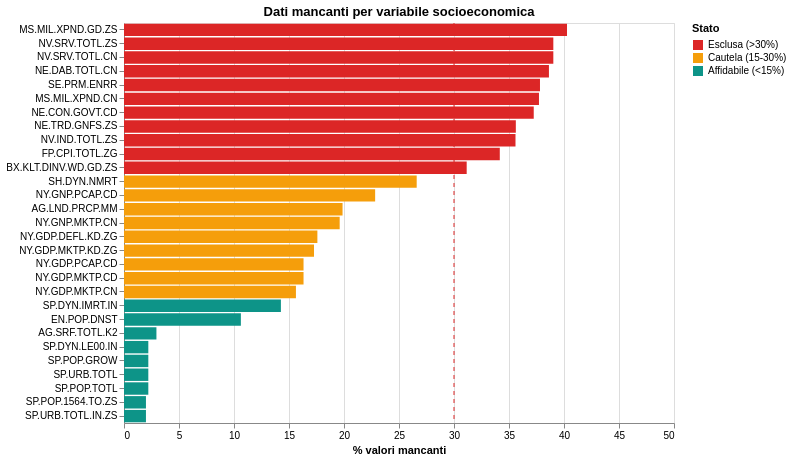

The code cell stored with this chart in its notebook:
### Markdown cell above
Prima di analizzare i dati controllo quanti valori mancano per ogni indicatore
World Bank. Le variabili con più del 30% di buchi le escludiamo dalle analisi.

### Code cell
# Calcoliamo % mancanti per ogni indicatore socioeconomico
socio_cols = [c for c in df.columns if c not in
    ["edition","edition_id","year","country","country_noc",
     "gold","silver","bronze","total","paese_olimpiade","citta_olimpiade","is_winter"]]

missing_df = pd.DataFrame({
    "variabile": socio_cols,
    "pct_missing": [df[c].isna().mean()*100 for c in socio_cols]
}).sort_values("pct_missing", ascending=False)

# Coloriamo in base alla soglia di utilizzo
missing_df["stato"] = missing_df["pct_missing"].apply(
    lambda v: "Esclusa (>30%)" if v>30 else "Cautela (15-30%)" if v>15 else "Affidabile (<15%)")

color_scale = alt.Scale(
    domain=["Esclusa (>30%)","Cautela (15-30%)","Affidabile (<15%)"],
    range=[RED, GOLD, TEAL])

chart_missing = (
    alt.Chart(missing_df)
    .mark_bar()
    .encode(
        x=alt.X("pct_missing:Q", title="% valori mancanti", scale=alt.Scale(domain=[0,50])),
        y=alt.Y("variabile:N", sort="-x", title=None),
        color=alt.Color("stato:N", scale=color_scale, legend=alt.Legend(title="Stato")),
        tooltip=["variabile:N",
                 alt.Tooltip("pct_missing:Q", title="% mancanti", format=".1f"),
                 "stato:N"]
    )
    .properties(title="Dati mancanti per variabile socioeconomica", width=550, height=400)
)

# Linea verticale a 30%
rule = alt.Chart(pd.DataFrame({"x":[30]})).mark_rule(color=RED, strokeDash=[4,4]).encode(x="x:Q")

(chart_missing + rule).display()

### Figure 1 — Vega-Lite specification as saved in the notebook (floating-point values rounded to 4 significant figures)
{"config": {"view": {"continuousWidth": 300, "continuousHeight": 300}}, "layer": [{"data": {"name": "data-f790ff9e07439cf8719d799b351581ff"}, "mark": {"type": "bar"}, "encoding": {"color": {"field": "stato", "legend": {"title": "Stato"}, "scale": {"domain": ["Esclusa (>30%)", "Cautela (15-30%)", "Affidabile (<15%)"], "range": ["#DC2626", "#F59E0B", "#0D9488"]}, "type": "nominal"}, "tooltip": [{"field": "variabile", "type": "nominal"}, {"field": "pct_missing", "format": ".1f", "title": "% mancanti", "type": "quantitative"}, {"field": "stato", "type": "nominal"}], "x": {"field": "pct_missing", "scale": {"domain": [0, 50]}, "title": "% valori mancanti", "type": "quantitative"}, "y": {"field": "variabile", "sort": "-x", "title": null, "type": "nominal"}}, "title": "Dati mancanti per variabile socioeconomica"}, {"data": {"name": "data-14440eaf776b35b4ed0535da29995c9b"}, "mark": {"type": "rule", "color": "#DC2626", "strokeDash": [4, 4]}, "encoding": {"x": {"field": "x", "type": "quantitative"}}}], "height": 400, "width": 550, "$schema": "https://vega.github.io/schema/vega-lite/v6.1.0.json", "datasets": {"data-f790ff9e07439cf8719d799b351581ff": [{"variabile": "MS.MIL.XPND.GD.ZS", "pct_missing": 40.27, "stato": "Esclusa (>30%)"}, {"variabile": "NV.SRV.TOTL.ZS", "pct_missing": 39.03, "stato": "Esclusa (>30%)"}, {"variabile": "NV.SRV.TOTL.CN", "pct_missing": 39.03, "stato": "Esclusa (>30%)"}, {"variabile": "NE.DAB.TOTL.CN", "pct_missing": 38.63, "stato": "Esclusa (>30%)"}, {"variabile": "SE.PRM.ENRR", "pct_missing": 37.82, "stato": "Esclusa (>30%)"}, {"variabile": "MS.MIL.XPND.CN", "pct_missing": 37.72, "stato": "Esclusa (>30%)"}, {"variabile": "NE.CON.GOVT.CD", "pct_missing": 37.25, "stato": "Esclusa (>30%)"}, {"variabile": "NE.TRD.GNFS.ZS", "pct_missing": 35.62, "stato": "Esclusa (>30%)"}, {"variabile": "NV.IND.TOTL.ZS", "pct_missing": 35.59, "stato": "Esclusa (>30%)"}, {"variabile": "FP.CPI.TOTL.ZG", "pct_missing": 34.16, "stato": "Esclusa (>30%)"}, {"variabile": "BX.KLT.DINV.WD.GD.ZS", "pct_missing": 31.15, "stato": "Esclusa (>30%)"}, {"variabile": "SH.DYN.NMRT", "pct_missing": 26.61, "stato": "Cautela (15-30%)"}, {"variabile": "NY.GNP.PCAP.CD", "pct_missing": 22.83, "stato": "Cautela (15-30%)"}, {"variabile": "AG.LND.PRCP.MM", "pct_missing": 19.87, "stato": "Cautela (15-30%)"}, {"variabile": "NY.GNP.MKTP.CN", "pct_missing": 19.61, "stato": "Cautela (15-30%)"}, {"variabile": "NY.GDP.DEFL.KD.ZG", "pct_missing": 17.58, "stato": "Cautela (15-30%)"}, {"variabile": "NY.GDP.MKTP.KD.ZG", "pct_missing": 17.27, "stato": "Cautela (15-30%)"}, {"variabile": "NY.GDP.PCAP.CD", "pct_missing": 16.32, "stato": "Cautela (15-30%)"}, {"variabile": "NY.GDP.MKTP.CD", "pct_missing": 16.32, "stato": "Cautela (15-30%)"}, {"variabile": "NY.GDP.MKTP.CN", "pct_missing": 15.63, "stato": "Cautela (15-30%)"}, {"variabile": "SP.DYN.IMRT.IN", "pct_missing": 14.26, "stato": "Affidabile (<15%)"}, {"variabile": "EN.POP.DNST", "pct_missing": 10.62, "stato": "Affidabile (<15%)"}, {"variabile": "AG.SRF.TOTL.K2", "pct_missing": 2.948, "stato": "Affidabile (<15%)"}, {"variabile": "SP.DYN.LE00.IN", "pct_missing": 2.211, "stato": "Affidabile (<15%)"}, {"variabile": "SP.POP.GROW", "pct_missing": 2.211, "stato": "Affidabile (<15%)"}, {"variabile": "SP.URB.TOTL", "pct_missing": 2.211, "stato": "Affidabile (<15%)"}, {"variabile": "SP.POP.TOTL", "pct_missing": 2.211, "stato": "Affidabile (<15%)"}, {"variabile": "SP.POP.1564.TO.ZS", "pct_missing": 1.996, "stato": "Affidabile (<15%)"}, {"variabile": "SP.URB.TOTL.IN.ZS", "pct_missing": 1.996, "stato": "Affidabile (<15%)"}], "data-14440eaf776b35b4ed0535da29995c9b": [{"x": 30}]}}
